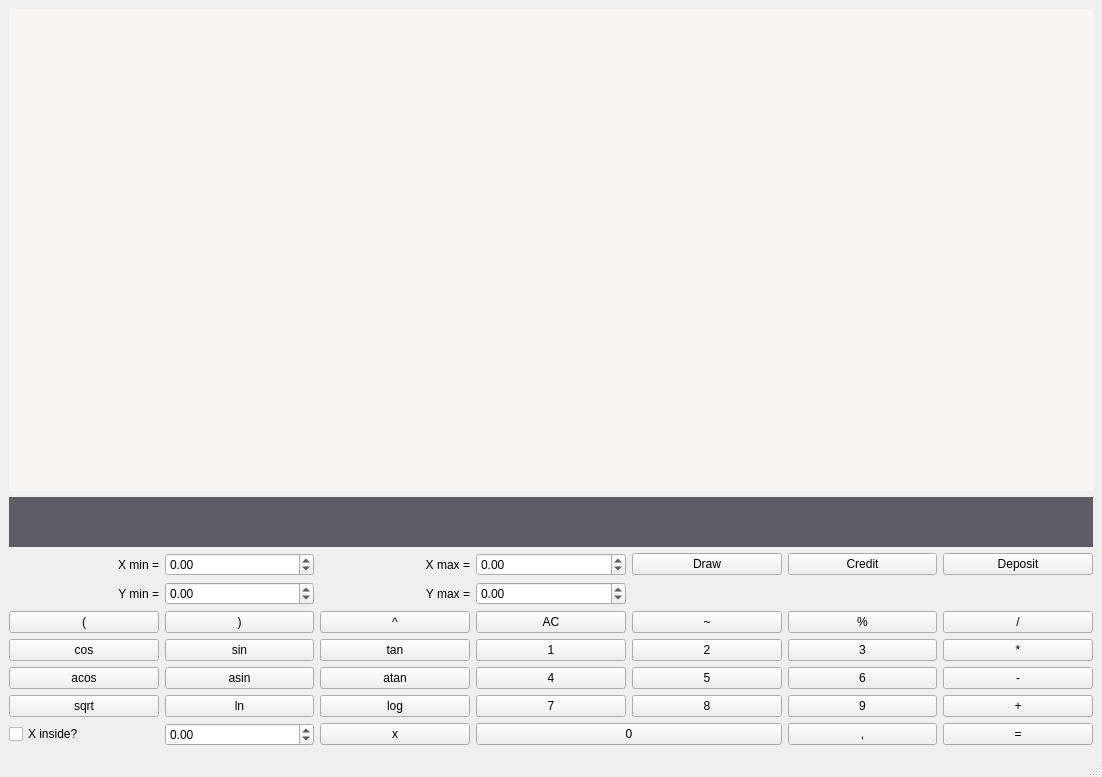
<?xml version="1.0" encoding="UTF-8"?>
<ui version="4.0">
 <class>Calc</class>
 <widget class="QMainWindow" name="Calc">
  <property name="geometry">
   <rect>
    <x>0</x>
    <y>0</y>
    <width>1102</width>
    <height>777</height>
   </rect>
  </property>
  <property name="windowTitle">
   <string>Calc</string>
  </property>
  <widget class="QWidget" name="centralwidget">
   <layout class="QGridLayout" name="gridLayout_2">
    <item row="1" column="1">
     <widget class="QCustomPlot" name="widget_graph" native="true">
      <property name="sizePolicy">
       <sizepolicy hsizetype="Expanding" vsizetype="Expanding">
        <horstretch>0</horstretch>
        <verstretch>0</verstretch>
       </sizepolicy>
      </property>
      <property name="styleSheet">
       <string notr="true">background-color: rgb(246, 245, 244);</string>
      </property>
     </widget>
    </item>
    <item row="3" column="1">
     <layout class="QGridLayout" name="gridLayout">
      <item row="3" column="2">
       <widget class="QPushButton" name="pushButton_tan">
        <property name="text">
         <string>tan</string>
        </property>
       </widget>
      </item>
      <item row="6" column="3" colspan="2">
       <widget class="QPushButton" name="pushButton_0">
        <property name="text">
         <string>0</string>
        </property>
       </widget>
      </item>
      <item row="0" column="4">
       <widget class="QPushButton" name="pushButton_draw_graph">
        <property name="text">
         <string>Draw</string>
        </property>
       </widget>
      </item>
      <item row="0" column="1">
       <widget class="QDoubleSpinBox" name="doubleSpinBox_x_min">
        <property name="minimum">
         <double>-1000000.000000000000000</double>
        </property>
        <property name="maximum">
         <double>1000000.000000000000000</double>
        </property>
       </widget>
      </item>
      <item row="0" column="6">
       <widget class="QPushButton" name="pushButton_Deposit">
        <property name="text">
         <string>Deposit</string>
        </property>
       </widget>
      </item>
      <item row="3" column="5">
       <widget class="QPushButton" name="pushButton_3">
        <property name="text">
         <string>3</string>
        </property>
       </widget>
      </item>
      <item row="4" column="2">
       <widget class="QPushButton" name="pushButton_atan">
        <property name="text">
         <string>atan</string>
        </property>
       </widget>
      </item>
      <item row="6" column="6">
       <widget class="QPushButton" name="pushButton_equal_sign">
        <property name="text">
         <string>=</string>
        </property>
       </widget>
      </item>
      <item row="1" column="3">
       <widget class="QDoubleSpinBox" name="doubleSpinBox_y_max">
        <property name="minimum">
         <double>-1000000.000000000000000</double>
        </property>
        <property name="maximum">
         <double>1000000.000000000000000</double>
        </property>
       </widget>
      </item>
      <item row="4" column="0">
       <widget class="QPushButton" name="pushButton_acos">
        <property name="text">
         <string>acos</string>
        </property>
       </widget>
      </item>
      <item row="3" column="4">
       <widget class="QPushButton" name="pushButton_2">
        <property name="text">
         <string>2</string>
        </property>
       </widget>
      </item>
      <item row="5" column="6">
       <widget class="QPushButton" name="pushButton_plus">
        <property name="text">
         <string>+</string>
        </property>
       </widget>
      </item>
      <item row="5" column="3">
       <widget class="QPushButton" name="pushButton_7">
        <property name="text">
         <string>7</string>
        </property>
       </widget>
      </item>
      <item row="6" column="2">
       <widget class="QPushButton" name="pushButton_x">
        <property name="text">
         <string>x</string>
        </property>
       </widget>
      </item>
      <item row="3" column="0">
       <widget class="QPushButton" name="pushButton_cos">
        <property name="text">
         <string>cos</string>
        </property>
       </widget>
      </item>
      <item row="1" column="1">
       <widget class="QDoubleSpinBox" name="doubleSpinBox_y_min">
        <property name="minimum">
         <double>-1000000.000000000000000</double>
        </property>
        <property name="maximum">
         <double>1000000.000000000000000</double>
        </property>
       </widget>
      </item>
      <item row="5" column="5">
       <widget class="QPushButton" name="pushButton_9">
        <property name="text">
         <string>9</string>
        </property>
       </widget>
      </item>
      <item row="5" column="0">
       <widget class="QPushButton" name="pushButton_sqrt">
        <property name="text">
         <string>sqrt</string>
        </property>
       </widget>
      </item>
      <item row="4" column="6">
       <widget class="QPushButton" name="pushButton_minus">
        <property name="text">
         <string>-</string>
        </property>
       </widget>
      </item>
      <item row="1" column="2">
       <widget class="QLabel" name="label_y_max">
        <property name="text">
         <string>Y max =</string>
        </property>
        <property name="alignment">
         <set>Qt::AlignRight|Qt::AlignTrailing|Qt::AlignVCenter</set>
        </property>
       </widget>
      </item>
      <item row="2" column="0">
       <widget class="QPushButton" name="pushButton_bracket_open">
        <property name="text">
         <string>(</string>
        </property>
       </widget>
      </item>
      <item row="2" column="1">
       <widget class="QPushButton" name="pushButton_bracket_close">
        <property name="text">
         <string>)</string>
        </property>
       </widget>
      </item>
      <item row="4" column="3">
       <widget class="QPushButton" name="pushButton_4">
        <property name="text">
         <string>4</string>
        </property>
       </widget>
      </item>
      <item row="0" column="3">
       <widget class="QDoubleSpinBox" name="doubleSpinBox_x_max">
        <property name="minimum">
         <double>-1000000.000000000000000</double>
        </property>
        <property name="maximum">
         <double>1000000.000000000000000</double>
        </property>
       </widget>
      </item>
      <item row="5" column="4">
       <widget class="QPushButton" name="pushButton_8">
        <property name="text">
         <string>8</string>
        </property>
       </widget>
      </item>
      <item row="3" column="3">
       <widget class="QPushButton" name="pushButton_1">
        <property name="text">
         <string>1</string>
        </property>
       </widget>
      </item>
      <item row="3" column="6">
       <widget class="QPushButton" name="pushButton_mul">
        <property name="text">
         <string>*</string>
        </property>
       </widget>
      </item>
      <item row="4" column="1">
       <widget class="QPushButton" name="pushButton_asin">
        <property name="text">
         <string>asin</string>
        </property>
       </widget>
      </item>
      <item row="6" column="0">
       <widget class="QCheckBox" name="checkBox_x">
        <property name="text">
         <string>X inside?</string>
        </property>
       </widget>
      </item>
      <item row="5" column="2">
       <widget class="QPushButton" name="pushButton_log">
        <property name="text">
         <string>log</string>
        </property>
       </widget>
      </item>
      <item row="0" column="5">
       <widget class="QPushButton" name="pushButton_credit">
        <property name="text">
         <string>Credit</string>
        </property>
       </widget>
      </item>
      <item row="2" column="3">
       <widget class="QPushButton" name="pushButton_clear">
        <property name="text">
         <string>AC</string>
        </property>
       </widget>
      </item>
      <item row="0" column="0">
       <widget class="QLabel" name="label_x_max">
        <property name="text">
         <string>X min =</string>
        </property>
        <property name="alignment">
         <set>Qt::AlignRight|Qt::AlignTrailing|Qt::AlignVCenter</set>
        </property>
       </widget>
      </item>
      <item row="2" column="4">
       <widget class="QPushButton" name="pushButton_un_minus">
        <property name="text">
         <string>~</string>
        </property>
       </widget>
      </item>
      <item row="0" column="2">
       <widget class="QLabel" name="label_x_min">
        <property name="text">
         <string>X max =</string>
        </property>
        <property name="alignment">
         <set>Qt::AlignRight|Qt::AlignTrailing|Qt::AlignVCenter</set>
        </property>
       </widget>
      </item>
      <item row="2" column="5">
       <widget class="QPushButton" name="pushButton_mod">
        <property name="text">
         <string>%</string>
        </property>
       </widget>
      </item>
      <item row="5" column="1">
       <widget class="QPushButton" name="pushButton_ln">
        <property name="text">
         <string>ln</string>
        </property>
       </widget>
      </item>
      <item row="1" column="0">
       <widget class="QLabel" name="label_y_min">
        <property name="text">
         <string>Y min =</string>
        </property>
        <property name="alignment">
         <set>Qt::AlignRight|Qt::AlignTrailing|Qt::AlignVCenter</set>
        </property>
       </widget>
      </item>
      <item row="6" column="5">
       <widget class="QPushButton" name="pushButton_dot">
        <property name="text">
         <string>,</string>
        </property>
       </widget>
      </item>
      <item row="2" column="2">
       <widget class="QPushButton" name="pushButton_scale">
        <property name="text">
         <string>^</string>
        </property>
       </widget>
      </item>
      <item row="2" column="6">
       <widget class="QPushButton" name="pushButton_del">
        <property name="text">
         <string>/</string>
        </property>
       </widget>
      </item>
      <item row="4" column="5">
       <widget class="QPushButton" name="pushButton_6">
        <property name="text">
         <string>6</string>
        </property>
       </widget>
      </item>
      <item row="6" column="1">
       <widget class="QDoubleSpinBox" name="doubleSpinBox_x">
        <property name="minimum">
         <double>-10000000.000000000000000</double>
        </property>
        <property name="maximum">
         <double>10000000.000000000000000</double>
        </property>
        <property name="singleStep">
         <double>0.100000000000000</double>
        </property>
       </widget>
      </item>
      <item row="4" column="4">
       <widget class="QPushButton" name="pushButton_5">
        <property name="text">
         <string>5</string>
        </property>
       </widget>
      </item>
      <item row="3" column="1">
       <widget class="QPushButton" name="pushButton_sin">
        <property name="text">
         <string>sin</string>
        </property>
       </widget>
      </item>
     </layout>
    </item>
    <item row="2" column="1">
     <widget class="QLabel" name="label_equation">
      <property name="sizePolicy">
       <sizepolicy hsizetype="Preferred" vsizetype="Fixed">
        <horstretch>0</horstretch>
        <verstretch>0</verstretch>
       </sizepolicy>
      </property>
      <property name="minimumSize">
       <size>
        <width>0</width>
        <height>50</height>
       </size>
      </property>
      <property name="autoFillBackground">
       <bool>false</bool>
      </property>
      <property name="styleSheet">
       <string notr="true">background-color: rgb(94, 92, 100);</string>
      </property>
      <property name="text">
       <string/>
      </property>
      <property name="alignment">
       <set>Qt::AlignRight|Qt::AlignTrailing|Qt::AlignVCenter</set>
      </property>
     </widget>
    </item>
   </layout>
  </widget>
  <widget class="QMenuBar" name="menubar">
   <property name="geometry">
    <rect>
     <x>0</x>
     <y>0</y>
     <width>1102</width>
     <height>22</height>
    </rect>
   </property>
  </widget>
  <widget class="QStatusBar" name="statusbar"/>
 </widget>
 <customwidgets>
  <customwidget>
   <class>QCustomPlot</class>
   <extends>QWidget</extends>
   <header location="global">qcustomplot.h</header>
   <container>1</container>
  </customwidget>
 </customwidgets>
 <resources/>
 <connections/>
</ui>
